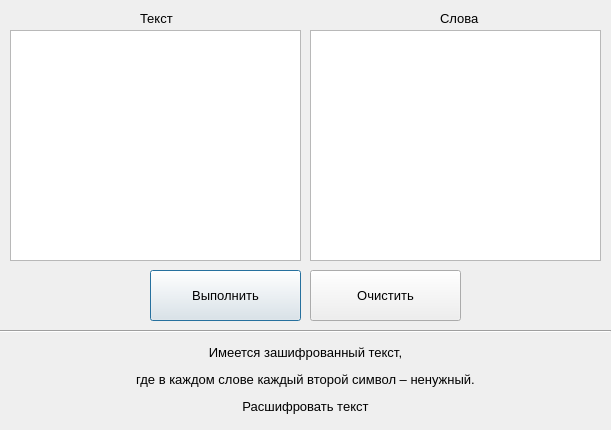
<?xml version="1.0" encoding="UTF-8"?>
<ui version="4.0">
 <class>Dialog</class>
 <widget class="QDialog" name="Dialog">
  <property name="geometry">
   <rect>
    <x>0</x>
    <y>0</y>
    <width>611</width>
    <height>430</height>
   </rect>
  </property>
  <property name="minimumSize">
   <size>
    <width>611</width>
    <height>430</height>
   </size>
  </property>
  <property name="maximumSize">
   <size>
    <width>611</width>
    <height>430</height>
   </size>
  </property>
  <property name="windowTitle">
   <string>Dialog</string>
  </property>
  <widget class="QTextEdit" name="textEdit_words">
   <property name="geometry">
    <rect>
     <x>310</x>
     <y>30</y>
     <width>291</width>
     <height>231</height>
    </rect>
   </property>
   <property name="font">
    <font>
     <family>Segoe UI</family>
     <pointsize>10</pointsize>
    </font>
   </property>
  </widget>
  <widget class="QTextEdit" name="textEdit_text">
   <property name="geometry">
    <rect>
     <x>10</x>
     <y>30</y>
     <width>291</width>
     <height>231</height>
    </rect>
   </property>
   <property name="font">
    <font>
     <family>Segoe UI</family>
     <pointsize>10</pointsize>
    </font>
   </property>
  </widget>
  <widget class="QLabel" name="label_1">
   <property name="geometry">
    <rect>
     <x>140</x>
     <y>10</y>
     <width>81</width>
     <height>16</height>
    </rect>
   </property>
   <property name="font">
    <font>
     <family>Segoe UI</family>
     <pointsize>10</pointsize>
    </font>
   </property>
   <property name="text">
    <string>Текст</string>
   </property>
  </widget>
  <widget class="QLabel" name="label_2">
   <property name="geometry">
    <rect>
     <x>440</x>
     <y>10</y>
     <width>71</width>
     <height>16</height>
    </rect>
   </property>
   <property name="font">
    <font>
     <family>Segoe UI</family>
     <pointsize>10</pointsize>
    </font>
   </property>
   <property name="text">
    <string>Слова</string>
   </property>
  </widget>
  <widget class="QPushButton" name="btn_solve">
   <property name="geometry">
    <rect>
     <x>150</x>
     <y>270</y>
     <width>151</width>
     <height>51</height>
    </rect>
   </property>
   <property name="font">
    <font>
     <family>Segoe UI</family>
     <pointsize>10</pointsize>
    </font>
   </property>
   <property name="text">
    <string>Выполнить</string>
   </property>
  </widget>
  <widget class="QPushButton" name="btn_clear">
   <property name="geometry">
    <rect>
     <x>310</x>
     <y>270</y>
     <width>151</width>
     <height>51</height>
    </rect>
   </property>
   <property name="font">
    <font>
     <family>Segoe UI</family>
     <pointsize>10</pointsize>
    </font>
   </property>
   <property name="text">
    <string>Очистить</string>
   </property>
  </widget>
  <widget class="QLabel" name="label_task_1">
   <property name="geometry">
    <rect>
     <x>10</x>
     <y>334</y>
     <width>591</width>
     <height>91</height>
    </rect>
   </property>
   <property name="font">
    <font>
     <family>Segoe UI</family>
     <pointsize>10</pointsize>
    </font>
   </property>
   <property name="text">
    <string>&lt;html&gt;&lt;head/&gt;&lt;body&gt;&lt;p align=&quot;center&quot;&gt;Имеется зашифрованный текст,&lt;/p&gt;&lt;p align=&quot;center&quot;&gt; где в каждом слове каждый второй символ – ненужный.&lt;/p&gt;&lt;p align=&quot;center&quot;&gt; Расшифровать текст&lt;/p&gt;&lt;/body&gt;&lt;/html&gt;</string>
   </property>
   <property name="alignment">
    <set>Qt::AlignCenter</set>
   </property>
  </widget>
  <widget class="Line" name="line">
   <property name="geometry">
    <rect>
     <x>0</x>
     <y>323</y>
     <width>611</width>
     <height>16</height>
    </rect>
   </property>
   <property name="orientation">
    <enum>Qt::Horizontal</enum>
   </property>
  </widget>
 </widget>
 <resources/>
 <connections/>
</ui>
